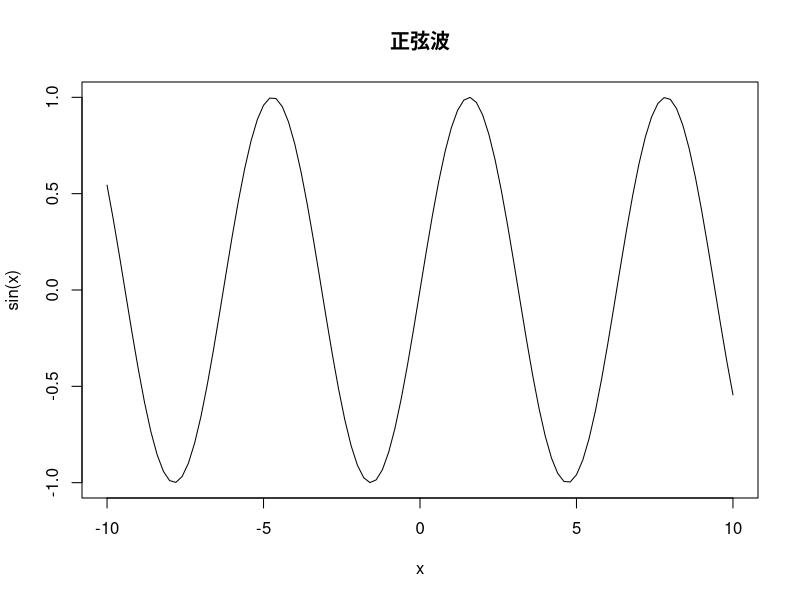

Source code (R): (Note: this script raises an error after producing the figure.)
## ---- chunk 1
#opts_knit$set(out.format = 'html')
#opts_chunk$set(highlight = TRUE)
## ---- chunk 2
ctl <- c(4.17,5.58,5.18,6.11,4.50,4.61,5.17,4.53,5.33,5.14)
trt <- c(4.81,4.17,4.41,3.59,5.87,3.83,6.03,4.89,4.32,4.69)
group <- gl(2,10,20, labels=c("Ctl","Trt"))
weight <- c(ctl, trt)
lm.D9 <- lm(weight ~ group)

coef(lm.D9)
## ---- chunk 3
par(family = "sans")
curve(sin(x), -10, 10, main = "正弦波")
## ---- chunk 4
library(ggplot2)
ggplot(NULL, aes(c(-10, 10))) + stat_function(fun=sin)
